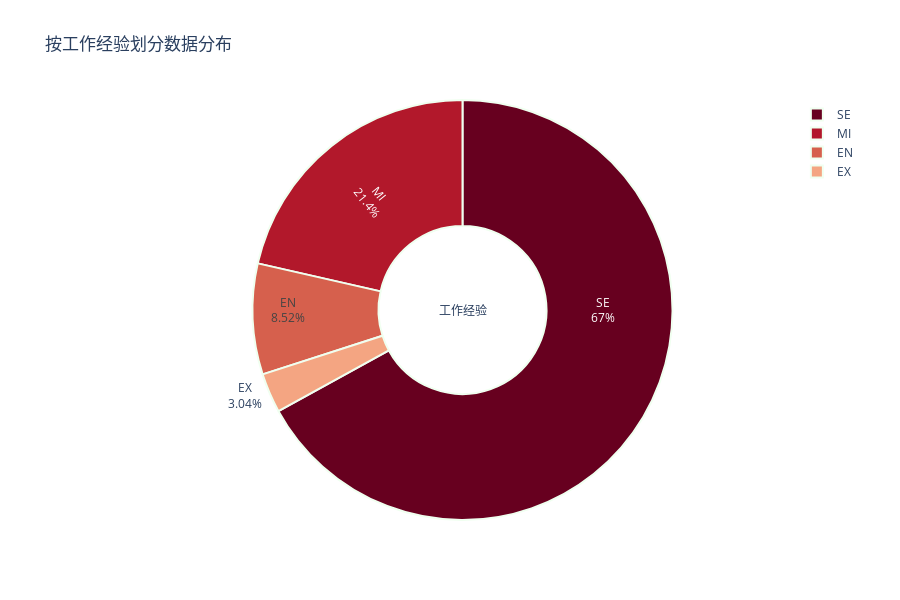
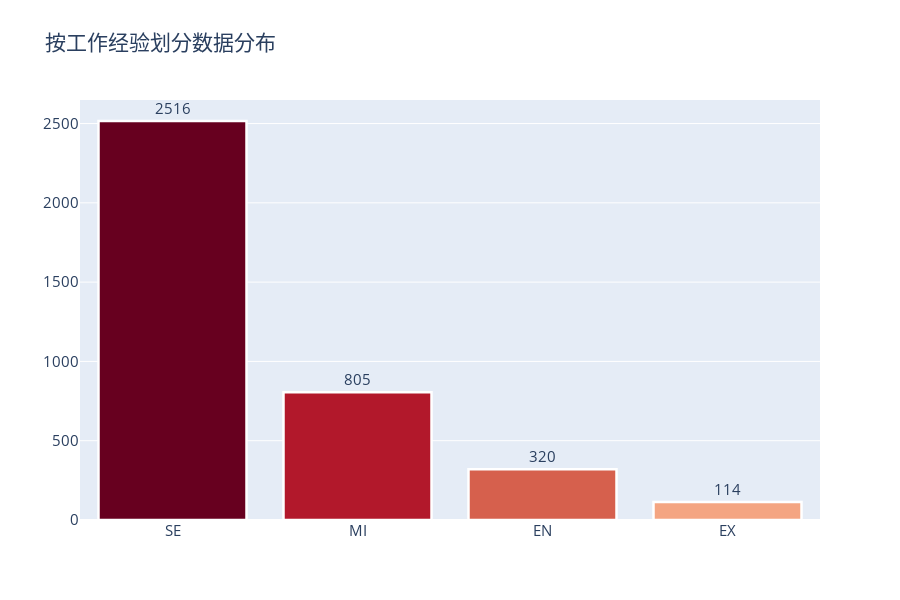

Here is the notebook cell these charts were saved with, in order:
### Code cell
data_values = df.experience_level.value_counts()


pie_fig = go.Figure(data=go.Pie(
    labels=data_values.index, 
    values=data_values.values, 
    hole=0.4, 
    textinfo='label+percent',
    insidetextorientation='radial',
    marker=dict(
        colors=px.colors.sequential.RdBu, 
        line=dict(
            color='honeydew', 
            width=2
        )
    )
))

pie_fig.update_layout(
    title="按工作经验划分数据分布",
    annotations=[dict(text="工作经验", showarrow=False, font_size=12)],
    height=600
)

pie_fig.show()

bar_fig = go.Figure(data=go.Bar(
    x=data_values.index,
    y=data_values.values,
    text=data_values.values,
    textposition='outside',
    marker=dict(
        color=px.colors.sequential.RdBu,
        line_color='white',
        line_width=2.5,
    )
)
)

bar_fig.update_layout(
    title="按工作经验划分数据分布",
    font_size=15,
    height=600
)

bar_fig.show()

### Figure 1 — Plotly figure (JSON) as saved in the notebook; plotly's stock layout.template omitted (floating-point values rounded to 4 significant figures)
{"data": [{"hole": 0.4, "insidetextorientation": "radial", "labels": ["SE", "MI", "EN", "EX"], "marker": {"colors": ["rgb(103,0,31)", "rgb(178,24,43)", "rgb(214,96,77)", "rgb(244,165,130)", "rgb(253,219,199)", "rgb(247,247,247)", "rgb(209,229,240)", "rgb(146,197,222)", "rgb(67,147,195)", "rgb(33,102,172)", "rgb(5,48,97)"], "line": {"color": "honeydew", "width": 2}}, "textinfo": "label+percent", "type": "pie", "values": [2516, 805, 320, 114]}], "layout": {"annotations": [{"font": {"size": 12}, "showarrow": false, "text": "工作经验"}], "height": 600, "title": {"text": "按工作经验划分数据分布"}}}

### Figure 2 — Plotly figure (JSON) as saved in the notebook; plotly's stock layout.template omitted (floating-point values rounded to 4 significant figures)
{"data": [{"marker": {"color": ["rgb(103,0,31)", "rgb(178,24,43)", "rgb(214,96,77)", "rgb(244,165,130)", "rgb(253,219,199)", "rgb(247,247,247)", "rgb(209,229,240)", "rgb(146,197,222)", "rgb(67,147,195)", "rgb(33,102,172)", "rgb(5,48,97)"], "line": {"color": "white", "width": 2.5}}, "text": [2516, 805, 320, 114], "textposition": "outside", "type": "bar", "x": ["SE", "MI", "EN", "EX"], "y": [2516, 805, 320, 114]}], "layout": {"font": {"size": 15}, "height": 600, "title": {"text": "按工作经验划分数据分布"}}}
